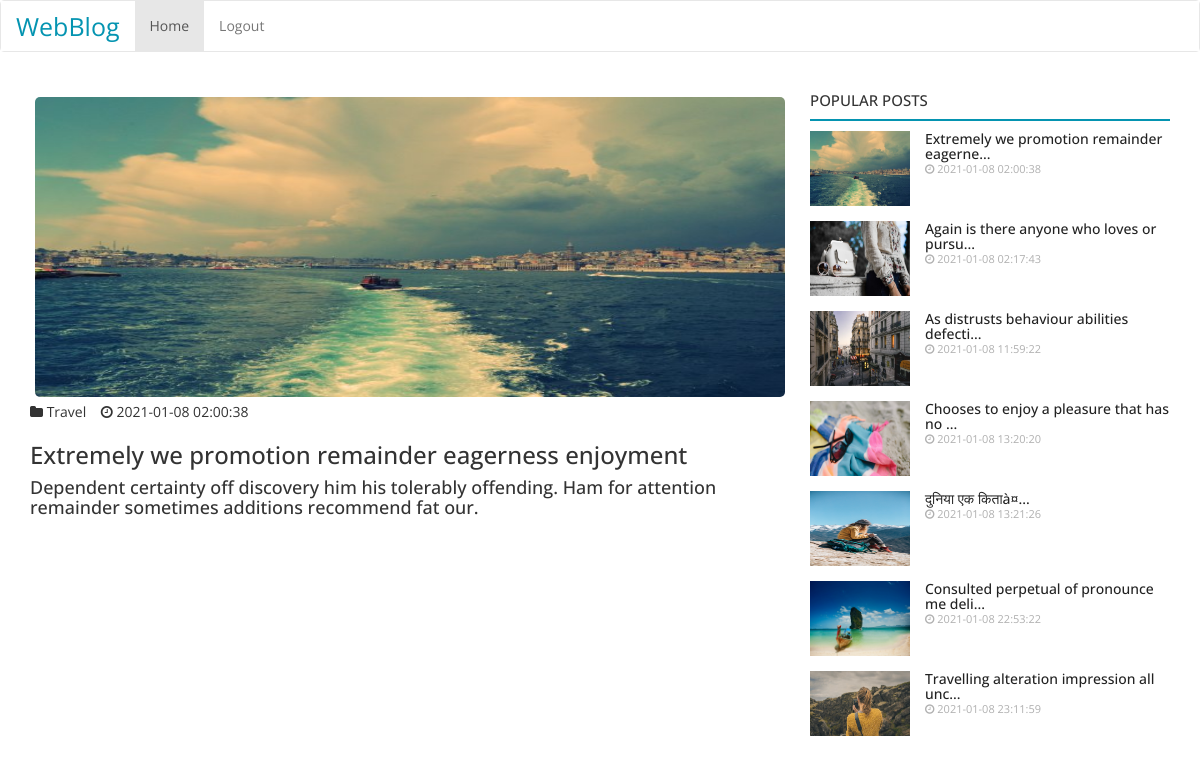
/index.php/blog/post_detail/2, run on the app's committed database.
### tables this page shows
CREATE TABLE `posts` (
  `post_id` int(11) NOT NULL,
  `post_category` varchar(110) NOT NULL,
  `post_image` varchar(110) NOT NULL,
  `post_title` varchar(255) NOT NULL,
  `post` text NOT NULL,
  `active` int(11) NOT NULL,
  `date_added` timestamp NOT NULL DEFAULT current_timestamp(),
  `user_id` int(11) NOT NULL
);

### application/controllers/Blog.php (called while the page is built, shortened)
<?php
class Blog extends CI_Controller {
    function __construct() {
        $this->load->model('m_db');
        $this->load->library('session');
    }
    function post_detail($post_id)
    {
        $data['posts'] = $this->m_db->get_post_detail_data($post_id);
        $data['all_posts'] = $this->m_db->get_all_posts();
        $this->load->view('header');
        $this->load->view('post_detail', $data);
    }
}
?>

### index.php (called while the page is built, shortened)
<?php
require_once BASEPATH.'core/CodeIgniter.php';

### application/models/M_db.php (called while the page is built, shortened)
<?php
class M_db extends CI_Model
{
    function get_all_posts()
    {
        $this->db->select();
        $this->db->from('posts');
        $this->db->where('active',1);
        $this->db->order_by('date_added','asc');
        $query = $this->db->get();
        return $query->result_array();
    }
    function get_post_detail_data($post_id)
    {
        $data = $this->db->query("SELECT * FROM `posts` WHERE `post_id` = $post_id")->row();
        return $data;
    }
}
 ?>

### application/views/post_detail.php (the view, shortened to what this page needs)
<!DOCTYPE html>
<html>
<head>
    <link rel="stylesheet" href="https://maxcdn.bootstrapcdn.com/bootstrap/3.4.1/css/bootstrap.min.css">
    <link rel="stylesheet" href="http://netdna.bootstrapcdn.com/font-awesome/4.0.3/css/font-awesome.min.css">
    <link rel="stylesheet" href="<?php echo base_url(); ?>/css/style.css">
</head>
<body>
<br>
<div class="container">
    <div class="row">
      <div class="col-xs-12 col-sm-12 col-md-8">
        <img style="width: 100%;height: 300px;border-radius: 5px;margin:5px;"src="<?php echo base_url(); ?>/uploads/<?php echo $posts->post_image; ?>">
        <p>
          <i class="fa fa-folder" aria-hidden="true"></i>&nbsp;<?php echo $posts->post_category;?>&nbsp;&nbsp;&nbsp;
          <i class="fa fa-clock-o" aria-hidden="true"></i>
          <?php echo $posts->date_added;?> </p>
          <h3><?php echo $posts->post_title;?></h3>
          <h4><?php echo $posts->post;?></h4>
      </div>
      <div class="col-xs-12 col-sm-12 col-md-4">
        <div class="sidebar">
          <div class="col-sm-12 col-xs-12 sidebar-widget widget-popular-posts">
            <div class="row">
              <div class="widget-title widget-popular-posts-title">
                  <h4 class="title">Popular Posts</h4>
              </div>
              <div class="col-sm-12 widget-body">
                <div class="row">
                  <ul class="widget-list w-popular-list" style="padding: 0px;">
                    <?php foreach($all_posts as $post) { ?>
                    <li>
                      <div class="left">
                        <a href="">
                          <img class="img-responsive lazyloaded" src="<?php echo base_url(); ?>/uploads/<?php echo $post['post_image'] ?>">
                        </a>
                      </div>
                      <div class="right">
                        <div class="item-content">
                          <a href="<?php echo base_url(); ?>index.php/blog/post_detail/<?php echo $post['post_id'];?>">
                          <h3 style="margin: 0px;font-size: 14px;" class="title"><?php echo substr($post['post_title'],0,40);?>...</h3>
                          </a>
                          <div class="post-meta">
                            <p class="post-meta-inner">
                            <span>
                              <i class="fa fa-clock-o" aria-hidden="true"></i> <?php echo $post['date_added'];?>
                            </span>
                            </p>
                        </div>
                      </div>
                    </div>
                    </li>
                    <?php } ?>
                  </ul>
                </div>
              </div>
            </div>
          </div>
        </div>
      </div>
   </div>
</div>
</body>
</html>

### css/style.css (style rules this page uses)
body { font-family: 'Open Sans', sans-serif; }
a { color: #222; text-decoration: none!important; }
.post-meta-inner span { color: #b0b0b0!important; font-size: 11px; margin-right: 10px; }
.widget-title .title { font-size: 15px; font-weight: 500; margin: 0; text-transform: uppercase; position: relative; padding-bottom: 10px; border-bottom: 2px solid #0494b1; }
.w-popular-list li { list-style: none; position: relative; width: 100%; display: table; float: left; margin-bottom: 15px; }
.w-popular-list li .left { width: 100px; height: 75px; overflow: hidden; display: table-cell; vertical-align: top; background-color: #fafafa; }
.w-popular-list li .img-responsive { position: relative; height: 75px; width: 100%; }
.w-popular-list li .right { display: table-cell; vertical-align: top; padding-left: 15px; }
.widget-body { padding-top: 5px; height: 60vh; overflow-y: scroll; margin-top: 5px; }

### data on the page
posts: post_image (picture), post_category "Travel", date_added "2021-01-08 02:00:38", post_title "Extremely we promotion remainder eagerness enjoyment", post "Dependent certainty off discovery him his tolerably offending. Ham for attention remainder sometimes additions recommend fat our.", post_title "Extremely we promotion remainder eagerne"
posts: post_image (picture), post_title "Again is there anyone who loves or pursu", date_added "2021-01-08 02:17:43"
posts: post_image (picture), post_title "As distrusts behaviour abilities defecti", date_added "2021-01-08 11:59:22"
posts: post_image (picture), post_title "Chooses to enjoy a pleasure that has no", date_added "2021-01-08 13:20:20"
posts: post_image (picture), post_title "दुनिया एक किताà¤", date_added "2021-01-08 13:21:26"
posts: post_image (picture), post_title "Consulted perpetual of pronounce me deli", date_added "2021-01-08 22:53:22"
posts: post_image (picture), post_title "Travelling alteration impression all unc", date_added "2021-01-08 23:11:59"
